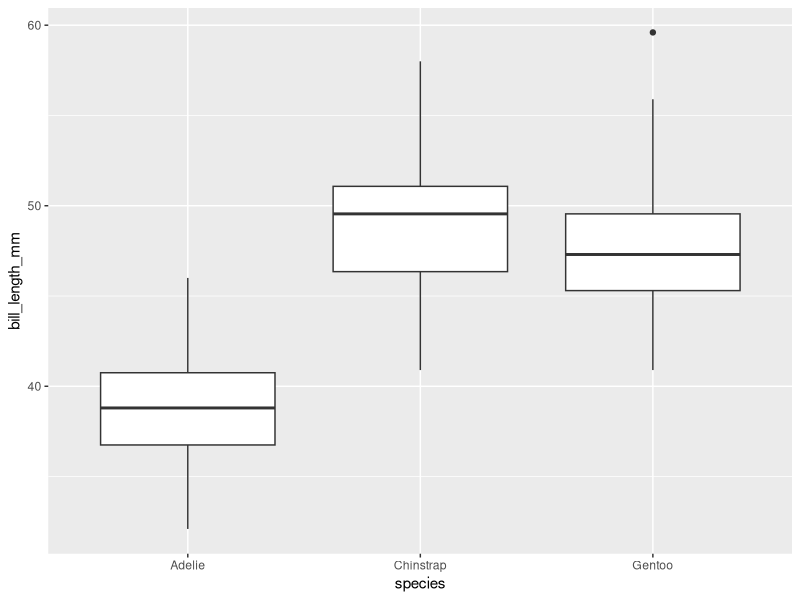
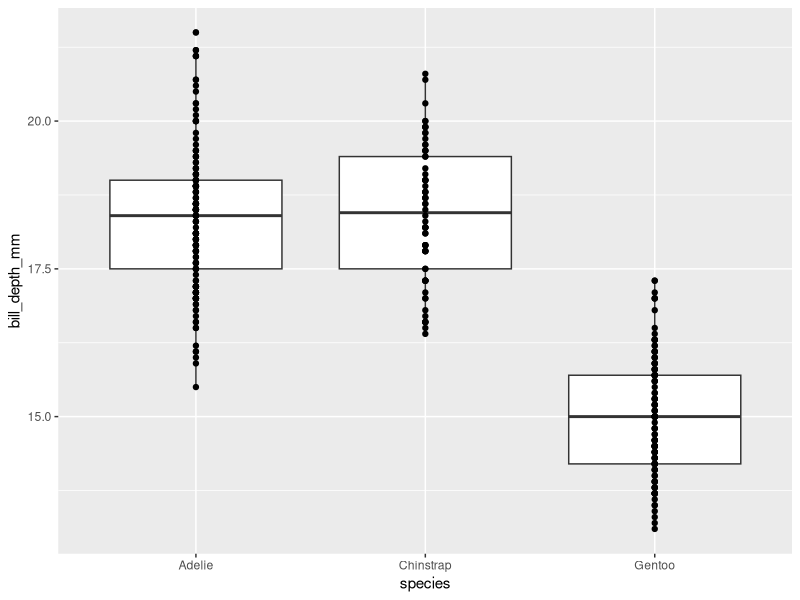
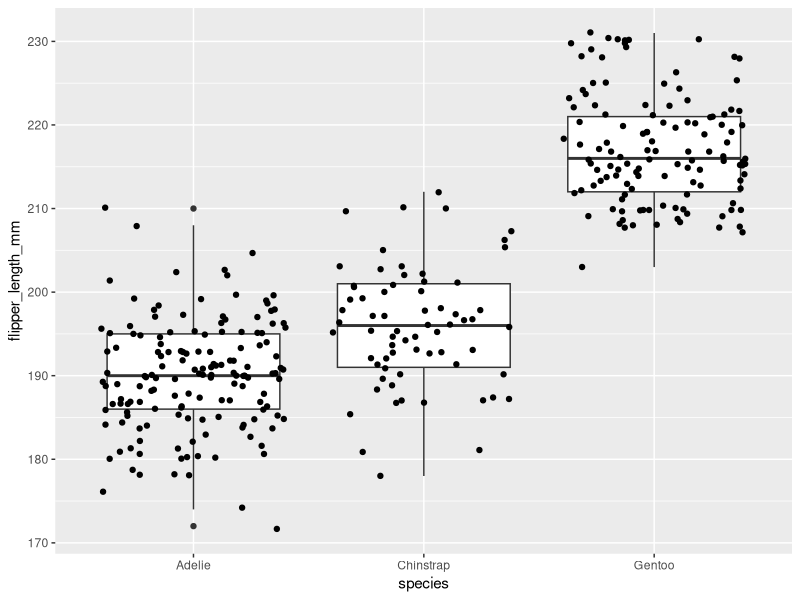
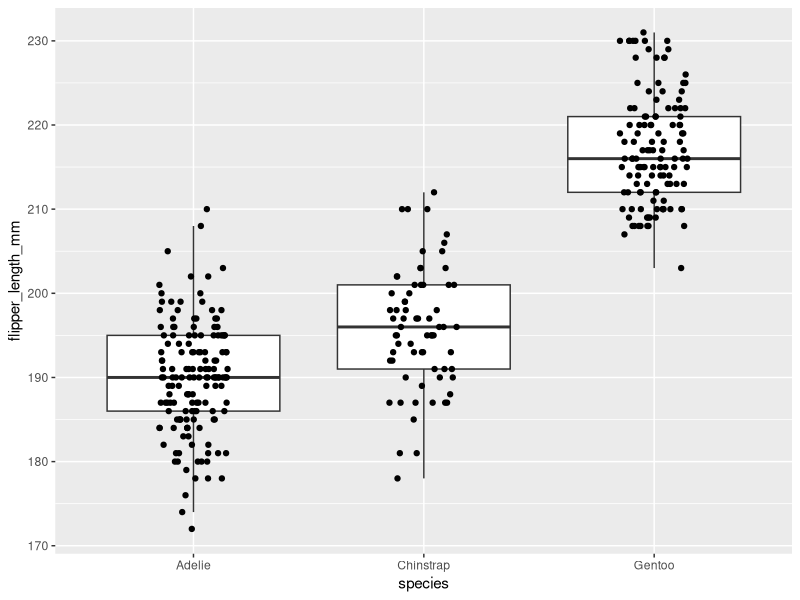
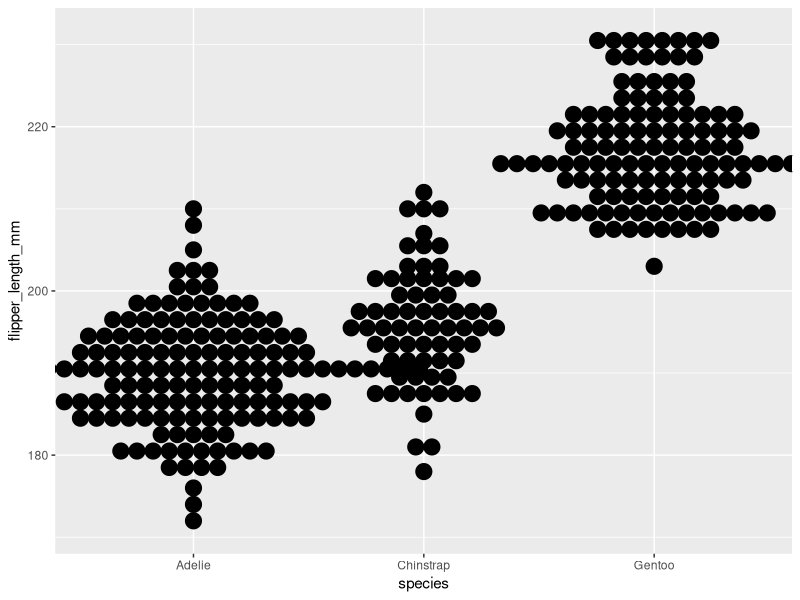
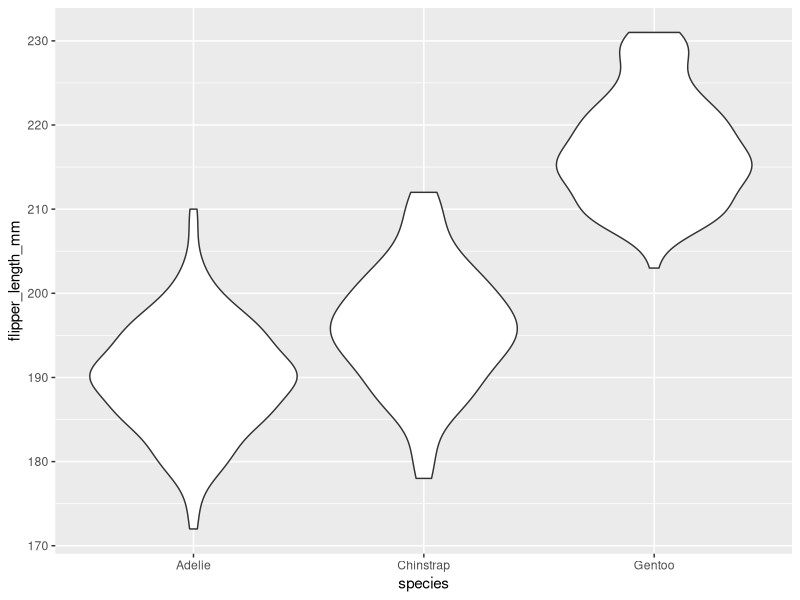
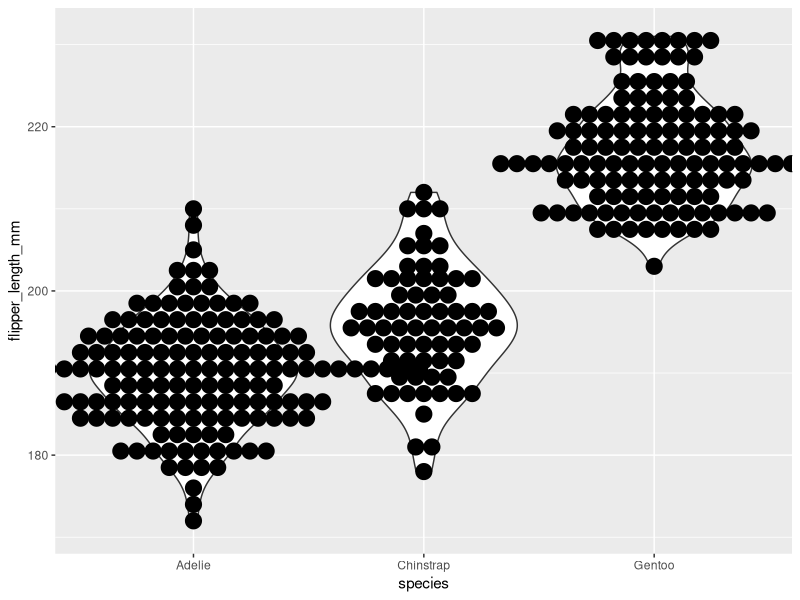
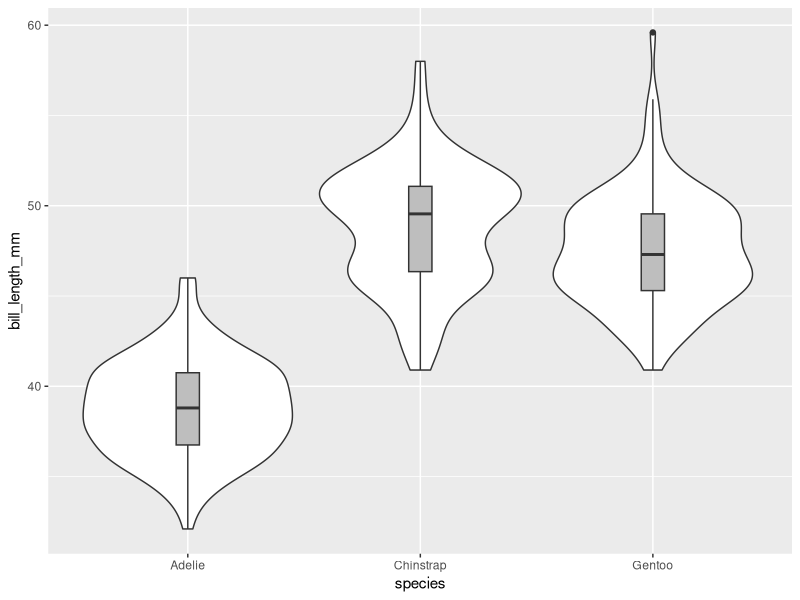

Here is the R script that generated these plots, in order:
#######################################
#### R-Ladies GNV Kick-Off Meeting ####
#######################################


#### set-up ####

## if you don't have them already, install packages
install.packages("tidyverse")
install.packages("remotes")
install.packages("palmerpenguins")

## load packages
library(tidyverse) 
library(palmerpenguins)

## look at data
data(package = 'palmerpenguins')
head(penguins)

## remove rows with missing data
penguins2 <- penguins %>%
  filter(!is.na(bill_length_mm))


#### plots ####

## boxplot of bill_length by species
ggplot(penguins2, aes(x=species, y=bill_length_mm)) + 
  geom_boxplot()

## boxplot w/ points for bill_depth by species
ggplot(penguins2, aes(x=species, y=bill_depth_mm)) + 
  geom_boxplot() + 
  geom_point()

## boxplot w/ jittered points for flipper_length by species
ggplot(penguins2, aes(x=species, y=flipper_length_mm)) + 
  geom_boxplot() + 
  geom_jitter()

## boxplot w/ jittered points for flipper_length by species (fix jittering)
ggplot(penguins2, aes(x=species, y=flipper_length_mm)) + 
  geom_boxplot(outlier.shape=NA) + 
  geom_jitter(height=0, width=.15)

## dotplot for flipper_length by species (fix jittering)
ggplot(penguins2, aes(x=species, y=flipper_length_mm)) + 
  geom_dotplot(binaxis = "y", stackdir = "center") 

## violin plot for flipper_length by species
ggplot(penguins2, aes(x=species, y=flipper_length_mm)) + 
  geom_violin()  

## violin plot (w/ dotplot) for flipper_length by species
ggplot(penguins2, aes(x=species, y=flipper_length_mm)) + 
  geom_violin() + 
  geom_dotplot(binaxis = "y", stackdir = "center") 

## violin plot (w/ boxplot) for bill_length by species
ggplot(penguins2, aes(x=species, y=bill_length_mm)) + 
  geom_violin() + 
  geom_boxplot(width=.1, fill="grey")

## change color of boxes (color-blind friendly palette)
ggplot(penguins2, aes(x=species, y=bill_length_mm, fill=species)) + 
  geom_boxplot(outlier.shape=NA) + 
  geom_jitter(height=0, width=.15) + 
  scale_fill_manual(values=c("#E69F00", "#56B4E9", "#009E73")) +
  theme_light()

## change points to a color-blind friendly palette

#### enter your code here ####


## any plot you want! feel free to use other colors, aesthetics, other data info

#### enter your code here ####
